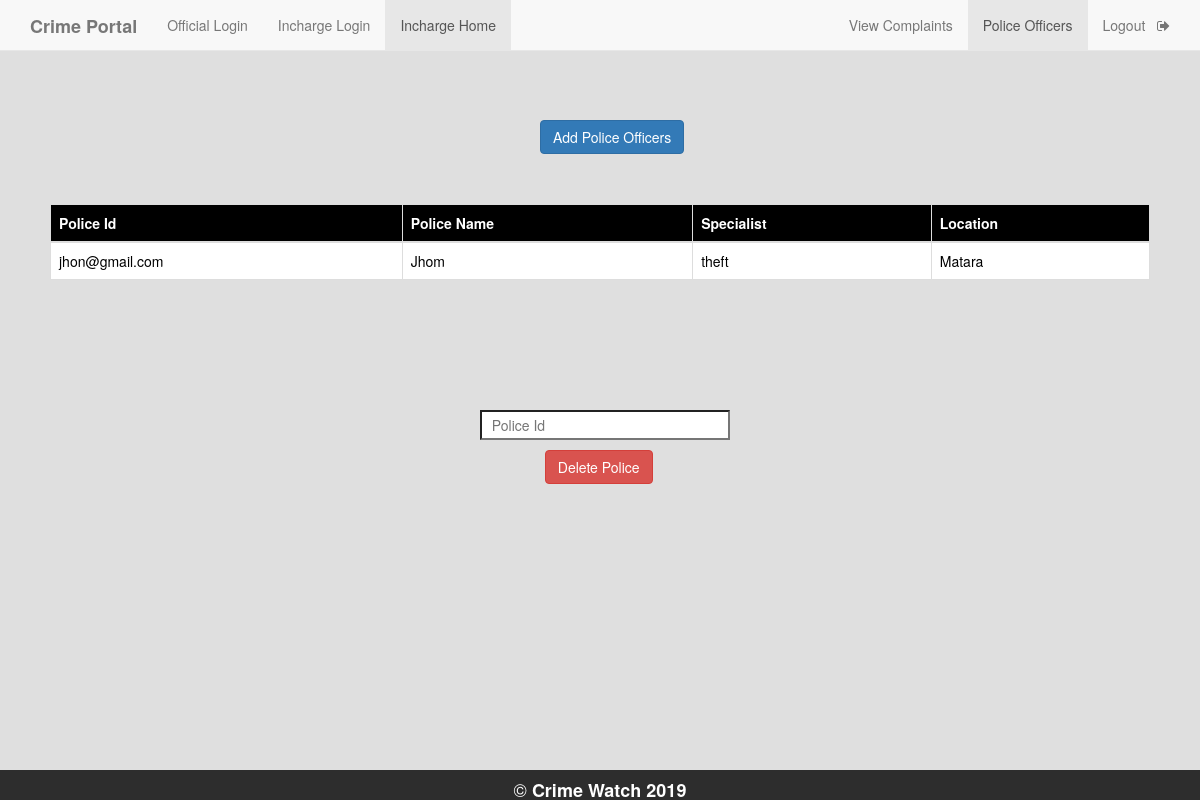
The page /incharge_view_police.php (signed in) on the database its author committed.
### tables this page shows
CREATE TABLE `police` (
  `p_name` varchar(50) NOT NULL,
  `p_id` varchar(50) NOT NULL,
  `spec` varchar(50) NOT NULL,
  `location` varchar(50) NOT NULL,
  `p_pass` varchar(50) NOT NULL
);

### incharge_view_police.php (the view, shortened to what this page needs)
<!DOCTYPE html>
<html>
<head>
    <?php
    $conn=mysqli_connect("localhost","root","");
    mysqli_select_db($conn,"crime");
    $i_id=$_SESSION['email'];
    $result1=mysqli_query($conn,"SELECT location FROM police_station where i_id='$i_id'");
    $q2=mysqli_fetch_assoc($result1);
    $location=$q2['location'];
    $result=mysqli_query($conn,"select p_id,p_name,spec,location from police where location='$location'");
    ?>
	<link rel="stylesheet" type="text/css" href="https://maxcdn.bootstrapcdn.com/bootstrap/3.3.5/css/bootstrap.min.css">
	<link rel="stylesheet" type="text/css" href="https://maxcdn.bootstrapcdn.com/font-awesome/4.4.0/css/font-awesome.min.css">
</head>
<body style="background-color: #dfdfdf">
	<nav  class="navbar navbar-default navbar-fixed-top">
  <div class="container">
    <div class="navbar-header">
      <a class="navbar-brand" href="home.php"><b>Crime Portal</b></a>
    </div>
    <div id="navbar" class="collapse navbar-collapse">
      <ul class="nav navbar-nav">
        <li><a href="official_login.php">Official Login</a></li>
        <li><a href="inchargelogin.php">Incharge Login</a></li>
        <li class="active"><a href="incharge_view_police.php">Incharge Home</a></li>
      </ul>
      <ul class="nav navbar-nav navbar-right">
        <li><a href="Incharge_complain_page.php">View Complaints</a></li>
        <li class="active" ><a href="incharge_view_police.php">Police Officers</a></li>
        <li><a href="inc_logout.php">Logout &nbsp <i class="fa fa-sign-out" aria-hidden="true"></i></a></li>
      </ul>
    </div>
  </div>
 </nav>
 <div  style="margin-top: 10%;margin-left: 45%">
   <a href="police_add.php"><input  type="button" name="add" value="Add Police Officers" class="btn btn-primary"></a>
 </div>
    <div style="padding:50px;">
   <table class="table table-bordered">
    <thead class="thead-dark" style="background-color: black; color: white;">
      <tr>
        <th scope="col">Police Id</th>
        <th scope="col">Police Name</th>
        <th scope="col">Specialist</th>
        <th scope="col">Location</th>
      </tr>
    </thead>
<?php
      while($rows=mysqli_fetch_assoc($result)){
    ?>
    <tbody style="background-color: white; color: black;">
      <tr>
        <td><?php echo $rows['p_id']; ?></td>
        <td><?php echo $rows['p_name']; ?></td>
        <td><?php echo $rows['spec']; ?></td>
        <td><?php echo $rows['location']; ?></td>
      </tr>
    </tbody>
    <?php
    }
    ?>
</table>
 </div>
    <form style="margin-top: 5%; margin-left: 40%;" method="post">
      <input type="text" name="pid" style="width: 250px; height: 30px; background-color:white;" placeholder="&nbsp Police Id" id="ciid" onfocusout="f1()" required>
        <div>
      <input class="btn btn-danger" type="submit" value="Delete Police" name="s2" style="margin-top: 10px; margin-left: 9%;">
        </div>
    </form>
<div style="position: fixed;
   left: 0;
   bottom: 0;
   width: 100%;
   height: 30px;
   background-color: rgba(0,0,0,0.8);
   color: white;
   text-align: center;">
  <h4 style="color: white;">&copy <b>Crime Watch 2019</b></h4>
</div>
</body>
</html>

### rows shown on the page
police: p_id "jhon@gmail.com", p_name "Jhom", spec "theft", location "Matara"
